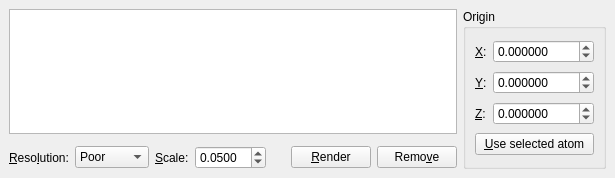
<?xml version="1.0" encoding="UTF-8"?>
<ui version="4.0">
 <class>TensorVisWidget</class>
 <widget class="QDockWidget" name="TensorVisWidget">
  <property name="geometry">
   <rect>
    <x>0</x>
    <y>0</y>
    <width>615</width>
    <height>178</height>
   </rect>
  </property>
  <property name="windowTitle">
   <string>TensorVis</string>
  </property>
  <widget class="QWidget" name="dockWidgetContents">
   <layout class="QGridLayout" name="gridLayout_2">
    <item row="0" column="7" rowspan="3" colspan="2">
     <widget class="QGroupBox" name="groupBox">
      <property name="title">
       <string>Origin</string>
      </property>
      <layout class="QGridLayout" name="gridLayout">
       <item row="0" column="0">
        <widget class="QLabel" name="label_3">
         <property name="sizePolicy">
          <sizepolicy hsizetype="Maximum" vsizetype="Preferred">
           <horstretch>0</horstretch>
           <verstretch>0</verstretch>
          </sizepolicy>
         </property>
         <property name="text">
          <string>&amp;X:</string>
         </property>
         <property name="buddy">
          <cstring>spin_x</cstring>
         </property>
        </widget>
       </item>
       <item row="0" column="1">
        <widget class="QDoubleSpinBox" name="spin_x">
         <property name="decimals">
          <number>6</number>
         </property>
         <property name="minimum">
          <double>-1000.000000000000000</double>
         </property>
         <property name="maximum">
          <double>1000.000000000000000</double>
         </property>
        </widget>
       </item>
       <item row="1" column="0">
        <widget class="QLabel" name="label_4">
         <property name="sizePolicy">
          <sizepolicy hsizetype="Maximum" vsizetype="Preferred">
           <horstretch>0</horstretch>
           <verstretch>0</verstretch>
          </sizepolicy>
         </property>
         <property name="text">
          <string>&amp;Y:</string>
         </property>
         <property name="buddy">
          <cstring>spin_y</cstring>
         </property>
        </widget>
       </item>
       <item row="1" column="1">
        <widget class="QDoubleSpinBox" name="spin_y">
         <property name="decimals">
          <number>6</number>
         </property>
         <property name="minimum">
          <double>-1000.000000000000000</double>
         </property>
         <property name="maximum">
          <double>1000.000000000000000</double>
         </property>
        </widget>
       </item>
       <item row="2" column="0">
        <widget class="QLabel" name="label_5">
         <property name="sizePolicy">
          <sizepolicy hsizetype="Maximum" vsizetype="Preferred">
           <horstretch>0</horstretch>
           <verstretch>0</verstretch>
          </sizepolicy>
         </property>
         <property name="text">
          <string>&amp;Z:</string>
         </property>
         <property name="buddy">
          <cstring>spin_z</cstring>
         </property>
        </widget>
       </item>
       <item row="2" column="1">
        <widget class="QDoubleSpinBox" name="spin_z">
         <property name="decimals">
          <number>6</number>
         </property>
         <property name="minimum">
          <double>-1000.000000000000000</double>
         </property>
         <property name="maximum">
          <double>1000.000000000000000</double>
         </property>
        </widget>
       </item>
       <item row="3" column="0" colspan="2">
        <widget class="QPushButton" name="push_selectAtom">
         <property name="text">
          <string>&amp;Use selected atom</string>
         </property>
        </widget>
       </item>
      </layout>
     </widget>
    </item>
    <item row="2" column="5">
     <widget class="QPushButton" name="push_render">
      <property name="text">
       <string>&amp;Render</string>
      </property>
     </widget>
    </item>
    <item row="0" column="0" colspan="7">
     <widget class="Avogadro::TextMatrixEditor" name="edit_tensor"/>
    </item>
    <item row="2" column="0">
     <widget class="QLabel" name="label">
      <property name="text">
       <string>&amp;Reso&amp;lution:</string>
      </property>
      <property name="buddy">
       <cstring>combo_resolution</cstring>
      </property>
     </widget>
    </item>
    <item row="2" column="1">
     <widget class="QComboBox" name="combo_resolution">
      <item>
       <property name="text">
        <string>Poor</string>
       </property>
      </item>
      <item>
       <property name="text">
        <string>Low</string>
       </property>
      </item>
      <item>
       <property name="text">
        <string>Medium</string>
       </property>
      </item>
      <item>
       <property name="text">
        <string>High</string>
       </property>
      </item>
      <item>
       <property name="text">
        <string>Ultra</string>
       </property>
      </item>
     </widget>
    </item>
    <item row="2" column="4">
     <spacer name="horizontalSpacer">
      <property name="orientation">
       <enum>Qt::Horizontal</enum>
      </property>
      <property name="sizeHint" stdset="0">
       <size>
        <width>40</width>
        <height>20</height>
       </size>
      </property>
     </spacer>
    </item>
    <item row="2" column="6">
     <widget class="QPushButton" name="push_remove">
      <property name="text">
       <string>Remo&amp;ve</string>
      </property>
     </widget>
    </item>
    <item row="2" column="2">
     <widget class="QLabel" name="label_2">
      <property name="text">
       <string>&amp;Scale:</string>
      </property>
      <property name="buddy">
       <cstring>spin_scale</cstring>
      </property>
     </widget>
    </item>
    <item row="2" column="3">
     <widget class="QDoubleSpinBox" name="spin_scale">
      <property name="decimals">
       <number>4</number>
      </property>
      <property name="singleStep">
       <double>0.010000000000000</double>
      </property>
      <property name="value">
       <double>0.050000000000000</double>
      </property>
     </widget>
    </item>
   </layout>
  </widget>
 </widget>
 <customwidgets>
  <customwidget>
   <class>Avogadro::TextMatrixEditor</class>
   <extends>QTextEdit</extends>
   <header location="global">avogadro/textmatrixeditor.h</header>
  </customwidget>
 </customwidgets>
 <resources/>
 <connections/>
</ui>
